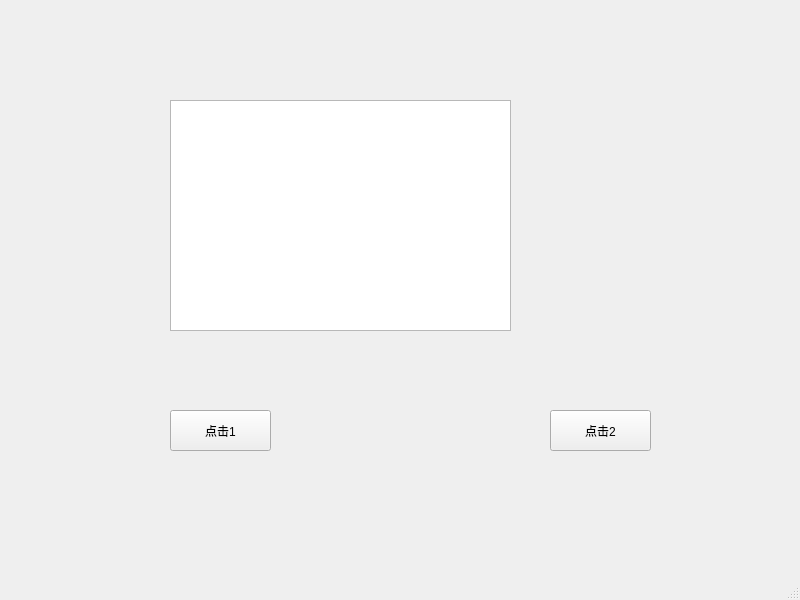
<?xml version="1.0" encoding="UTF-8"?>
<ui version="4.0">
 <class>MainWindow</class>
 <widget class="QMainWindow" name="MainWindow">
  <property name="geometry">
   <rect>
    <x>0</x>
    <y>0</y>
    <width>800</width>
    <height>600</height>
   </rect>
  </property>
  <property name="font">
   <font>
    <family>Arial</family>
   </font>
  </property>
  <property name="windowTitle">
   <string>first</string>
  </property>
  <widget class="QWidget" name="centralwidget">
   <widget class="QPushButton" name="pushButton">
    <property name="geometry">
     <rect>
      <x>170</x>
      <y>410</y>
      <width>101</width>
      <height>41</height>
     </rect>
    </property>
    <property name="text">
     <string>点击1</string>
    </property>
   </widget>
   <widget class="QPushButton" name="pushButton_2">
    <property name="geometry">
     <rect>
      <x>550</x>
      <y>410</y>
      <width>101</width>
      <height>41</height>
     </rect>
    </property>
    <property name="text">
     <string>点击2</string>
    </property>
   </widget>
   <widget class="QTextEdit" name="textEdit">
    <property name="geometry">
     <rect>
      <x>170</x>
      <y>100</y>
      <width>341</width>
      <height>231</height>
     </rect>
    </property>
   </widget>
  </widget>
  <widget class="QStatusBar" name="statusbar"/>
  <widget class="QMenuBar" name="menubar">
   <property name="geometry">
    <rect>
     <x>0</x>
     <y>0</y>
     <width>800</width>
     <height>22</height>
    </rect>
   </property>
  </widget>
 </widget>
 <tabstops>
  <tabstop>pushButton_2</tabstop>
  <tabstop>pushButton</tabstop>
 </tabstops>
 <resources/>
 <connections/>
</ui>
